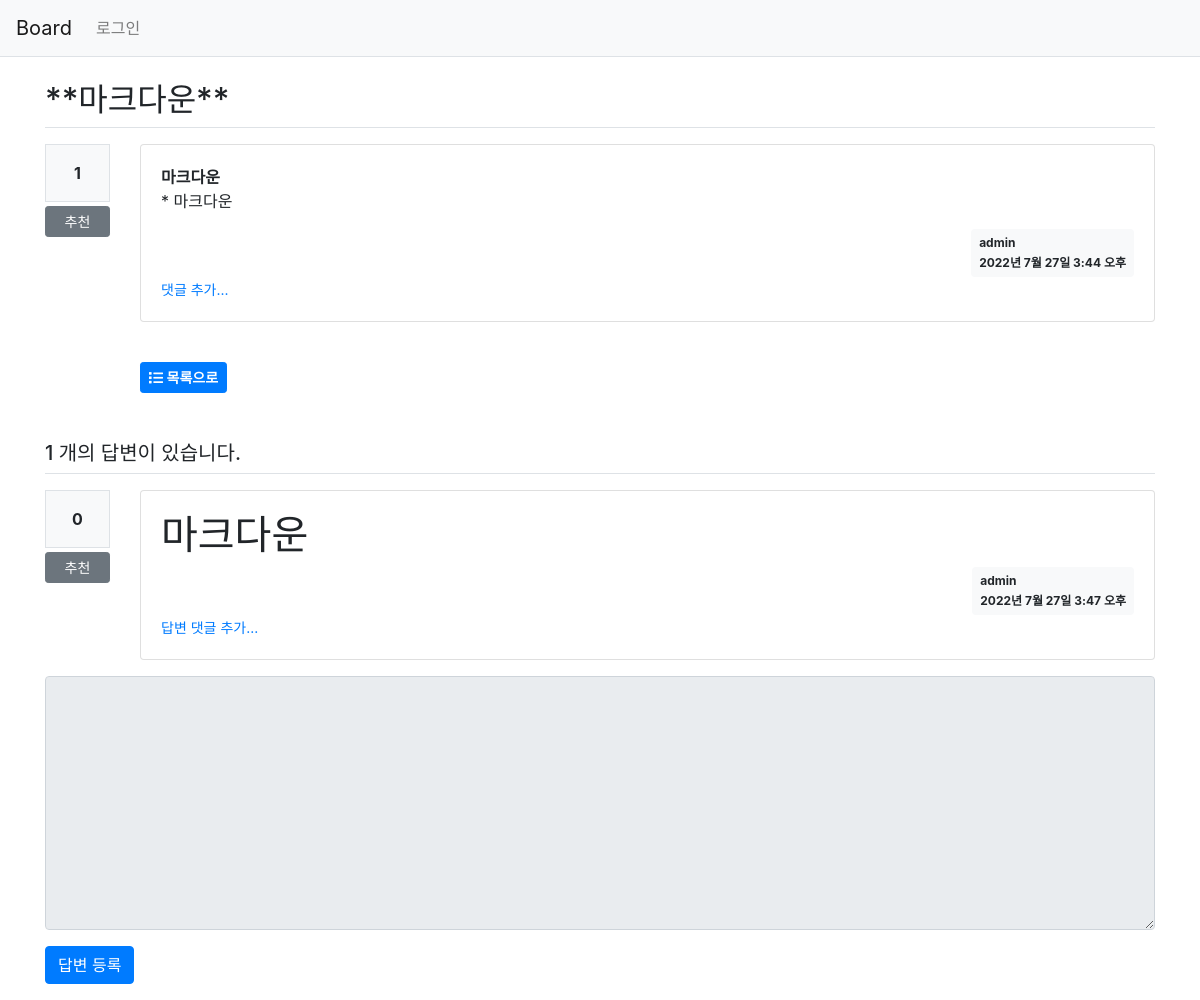
The page /board/308 on the database its author committed.
### board/models.py (models this page shows, shortened)
class Question(models.Model):
    subject = models.CharField(max_length=200)
    content = models.TextField()
    author = models.ForeignKey(
        User, on_delete=models.CASCADE, related_name="author_question"
    )
    create_date = models.DateTimeField()
    modify_date = models.DateTimeField(null=True, blank=True)
    voter = models.ManyToManyField(User, related_name="voter_question")
    view_cnt = models.BigIntegerField(default=0)

class Answer(models.Model):
    question = models.ForeignKey(
        Question, on_delete=models.CASCADE
    )  # 질문이 삭제될 시 답변도 같이 삭제되도록 설정
    author = models.ForeignKey(
        User, on_delete=models.CASCADE, related_name="author_answer"
    )
    content = models.TextField()
    create_date = models.DateTimeField()
    modify_date = models.DateTimeField(null=True, blank=True)
    voter = models.ManyToManyField(User, related_name="voter_answer")

### board/views/base_views.py (the view, shortened to what this page needs)
# urls.py: path("<int:question_id>", base_views.detail, name="detail"),
def detail(request, question_id):
    question = get_object_or_404(Question, id=question_id)
    page = request.GET.get("page", "")  # http://127.0.0.1:8000/board/?page=1
    keyword = request.GET.get("keyword", "")
    sort = request.GET.get("sort", "")
    ip = get_client_ip(request)
    cnt = QuestionCount.objects.filter(ip=ip, question=question).count()
    context = {"question": question, "keyword": keyword, "sort": sort, "page": page}
    return render(request, "board/question_detail.html", context)

### board/templatetags/board_filter.py (called while the page is built)
@register.filter
def mark(value):
    extensions = ["nl2br", "fenced_code"]
    return mark_safe(markdown.markdown(value, extensions=extensions))

### tools/utils.py (called while the page is built)
def get_client_ip(request):
    x_forwarded_for = request.META.get("HTTP_X_FORWARDED_FOR")
    if x_forwarded_for:
        ip = x_forwarded_for.split(",")[-1].strip()
    else:
        ip = request.META.get("REMOTE_ADDR")
    return ip

### templates/board/question_detail.html (shortened to what this page needs)
{% extends 'base.html' %}
{% load board_filter %}
{% block content %}
<div class="container my-3">
  <h2 class="border-bottom py-2">
    {{question.subject}}
  </h2>
  <div class="row my-3">
    <div class="col-1">
      <div class="bg-light text-center p-3 border font-weight-bolder mb-1">
        {{question.voter.count}}
      </div>
      <a href="#" data-uri=" {% url 'board:vote_question' question.id %}  " class="recommend btn btn-sm btn-secondary btn-block my-1">추천</a>
    </div>
    <div class="col-11">
      <div class="card">
        <div class="card-body">
          <div class="card-text">
            {{question.content |mark}}
          </div>
          <div class="d-flex justify-content-end">
            <div class="badge badge-light p-2 text-left">
              <div class="mb-2">{{question.author.username}}</div>
              {{question.create_date}}
            </div>
          </div>
          <div>
            <a href=" {% url 'board:comment_create_question' question.id %} " class="small">댓글 추가...</a>
          </div>
        </div>
      </div>
    </div>
  </div>
  <div class="row">
    <div class="col-1"></div>
    <div class="col-11">
      <a href="" class="back_to_list btn btn-primary btn-sm my-4"><i class='fas fa-list'> 목록으로</i></a>
    </div>
  </div>
  <h5 class="border-bottom my-3 py-2">
    {{question.answer_set.count}} 개의 답변이 있습니다.
  </h5>
  {% for answer in question.answer_set.all %}
  <div class="row my-3">
    <div class="col-1">
      <div class="bg-light text-center p-3 border font-weight-bolder mb-1">
        {{answer.voter.count}}
      </div>
      <a href="javascript:void(0);" data-uri=" {% url 'board:vote_answer' answer.id %}  " class="recommend btn btn-sm btn-secondary btn-block my-1">추천</a>
    </div>
    <div class="col-11">
      <div class="card">
        <div class="card-body">
          <div class="card-text">
            {{ answer.content |mark }}
          </div>
          <div class="d-flex justify-content-end">
            <div class="badge badge-light p-2 text-left">
              <div class="mb-2">{{answer.author.username}}</div>
              {{ answer.create_date }}
            </div>
          </div>
          <div>
            <a href="{% url 'board:comment_create_answer' answer.id %} " class="small">답변 댓글 추가...</a>
          </div>
        </div>
      </div>
    </div>
  </div>
  {% endfor %}
  <form
  action=" {% url 'board:answer_create' question.id %} "
  method="post"
  class="my-3"
  >
    <div class="form-group">
      <textarea
        name="content"
        id="content"
        rows="10"
        class="form-control"
        {% if not user.is_authenticated %}disabled{% endif %}></textarea>
    </div>
    <input type="submit" value="답변 등록" class="btn btn-primary" />
  </form>
</div>
{% endblock %}

### rows shown on the page
Question: subject "**마크다운**", voter.count "1", content|mark "마크다운 * 마크다운", author.username "admin", create_date "2022년 7월 27일 3:44 오후", answer_set.count "1"
Answer: voter.count "0", content|mark "마크다운", author.username "admin", create_date "2022년 7월 27일 3:47 오후"
